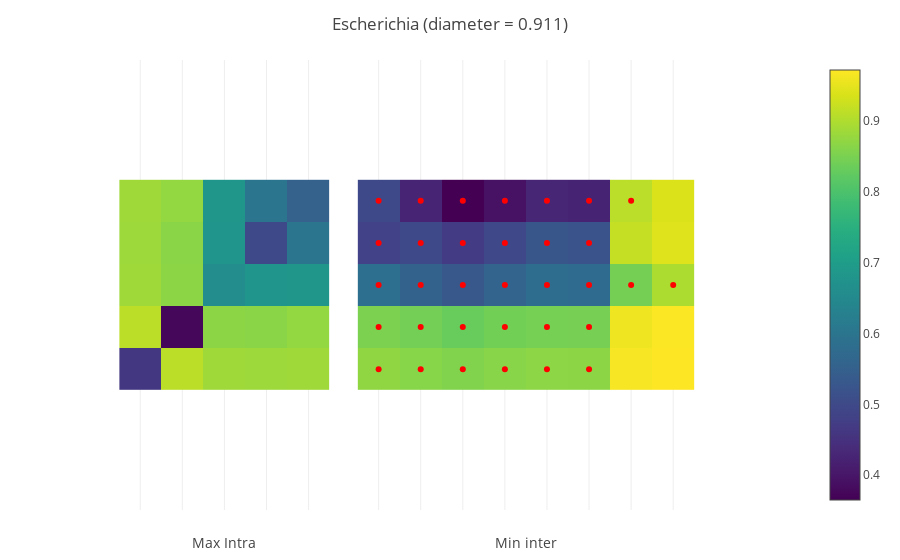
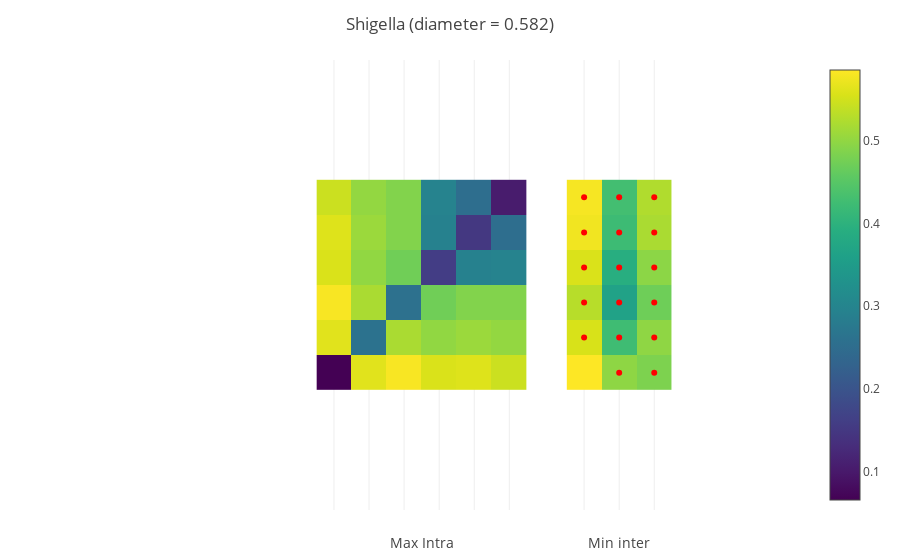

The code cell stored with these charts, in order, in its notebook:
### Code cell
# Escherichia and Shigella
for tid in [149, 161]
    row = lookup_tid(tid)
    plt = overlap_heatmaps(tid)
    saveplot(plt, "$(row.name)-overlap-heatmaps")
    display(plt)
end

### Figure 1 — Plotly figure (JSON) as saved in the notebook; plotly's stock layout.template omitted (floating-point values rounded to 4 significant figures)
{"data": [{"coloraxis": "coloraxis", "line": {"color": "#E41A1C"}, "marker": {"color": "#E41A1C"}, "name": "Max Intra", "type": "heatmap", "x": ["1440 Escherichia albertii", "628 Escherichia fergusonii", "1931 Escherichia coli subgroup 1", "1933 Escherichia coli subgroup 3", "1932 Escherichia coli subgroup 2"], "xaxis": "x", "y": ["1440 Escherichia albertii", "628 Escherichia fergusonii", "1931 Escherichia coli subgroup 1", "1933 Escherichia coli subgroup 3", "1932 Escherichia coli subgroup 2"], "z": [[0.4616, 0.9107, 0.8852, 0.8836, 0.886], [0.9107, 0.3753, 0.8682, 0.8662, 0.8741], [0.8852, 0.8682, 0.6576, 0.6812, 0.6825], [0.8836, 0.8662, 0.6812, 0.4988, 0.6017], [0.886, 0.8741, 0.6825, 0.6017, 0.5529]]}, {"coloraxis": "coloraxis", "line": {"color": "#377EB8"}, "marker": {"color": "#377EB8"}, "name": "Min Inter", "type": "heatmap", "x": ["1924 Shigella dysenteriae subgroup 1", "646 Shigella flexneri", "648 Shigella sonnei", "1922 Shigella boydii subgroup 1", "1923 Shigella boydii subgroup 2", "1925 Shigella dysenteriae subgroup 2", "834 Staphylococcus epidermidis", "832 Staphylococcus aureus"], "xaxis": "x2", "y": ["1440 Escherichia albertii", "628 Escherichia fergusonii", "1931 Escherichia coli subgroup 1", "1933 Escherichia coli subgroup 3", "1932 Escherichia coli subgroup 2"], "z": [[0.8718, 0.8637, 0.8578, 0.8637, 0.869, 0.8676, 0.9667, 0.9724], [0.8526, 0.843, 0.8328, 0.8428, 0.8455, 0.8469, 0.9589, 0.9704], [0.5862, 0.5558, 0.5307, 0.5573, 0.5804, 0.5763, 0.8448, 0.8983], [0.4843, 0.4992, 0.4713, 0.4966, 0.5252, 0.5204, 0.9192, 0.9438], [0.4984, 0.4253, 0.3649, 0.3927, 0.4292, 0.4223, 0.9101, 0.9392]]}, {"hoverinfo": "skip", "line": {"color": "#4DAF4A"}, "marker": {"color": "red"}, "mode": "markers", "type": "scatter", "x": ["646 Shigella flexneri", "648 Shigella sonnei", "1922 Shigella boydii subgroup 1", "1923 Shigella boydii subgroup 2", "1924 Shigella dysenteriae subgroup 1", "1925 Shigella dysenteriae subgroup 2", "646 Shigella flexneri", "648 Shigella sonnei", "1922 Shigella boydii subgroup 1", "1923 Shigella boydii subgroup 2", "1924 Shigella dysenteriae subgroup 1", "1925 Shigella dysenteriae subgroup 2", "646 Shigella flexneri", "648 Shigella sonnei", "1922 Shigella boydii subgroup 1", "1923 Shigella boydii subgroup 2", "1924 Shigella dysenteriae subgroup 1", "1925 Shigella dysenteriae subgroup 2", "646 Shigella flexneri", "648 Shigella sonnei", "834 Staphylococcus epidermidis", "1922 Shigella boydii subgroup 1", "1923 Shigella boydii subgroup 2", "1924 Shigella dysenteriae subgroup 1", "1925 Shigella dysenteriae subgroup 2", "646 Shigella flexneri", "648 Shigella sonnei", "832 Staphylococcus aureus", "834 Staphylococcus epidermidis", "1922 Shigella boydii subgroup 1", "1923 Shigella boydii subgroup 2", "1924 Shigella dysenteriae subgroup 1", "1925 Shigella dysenteriae subgroup 2"], "xaxis": "x2", "y": ["628 Escherichia fergusonii", "628 Escherichia fergusonii", "628 Escherichia fergusonii", "628 Escherichia fergusonii", "628 Escherichia fergusonii", "628 Escherichia fergusonii", "1440 Escherichia albertii", "1440 Escherichia albertii", "1440 Escherichia albertii", "1440 Escherichia albertii", "1440 Escherichia albertii", "1440 Escherichia albertii", "1933 Escherichia coli subgroup 3", "1933 Escherichia coli subgroup 3", "1933 Escherichia coli subgroup 3", "1933 Escherichia coli subgroup 3", "1933 Escherichia coli subgroup 3", "1933 Escherichia coli subgroup 3", "1932 Escherichia coli subgroup 2", "1932 Escherichia coli subgroup 2", "1932 Escherichia coli subgroup 2", "1932 Escherichia coli subgroup 2", "1932 Escherichia coli subgroup 2", "1932 Escherichia coli subgroup 2", "1932 Escherichia coli subgroup 2", "1931 Escherichia coli subgroup 1", "1931 Escherichia coli subgroup 1", "1931 Escherichia coli subgroup 1", "1931 Escherichia coli subgroup 1", "1931 Escherichia coli subgroup 1", "1931 Escherichia coli subgroup 1", "1931 Escherichia coli subgroup 1", "1931 Escherichia coli subgroup 1"]}], "layout": {"autosize": true, "coloraxis": {"colorscale": "Viridis"}, "margin": {"b": 50, "l": 50, "r": 50, "t": 60}, "title": {"text": "Escherichia (diameter = 0.911)"}, "xaxis": {"autorange": true, "constrain": "domain", "constraintoward": "right", "domain": [0.09168, 0.3704], "range": [-0.5, 4.5], "scaleanchor": "y", "showticklabels": false, "ticks": "", "title": {"text": "Max Intra"}, "type": "category"}, "xaxis2": {"autorange": true, "constrain": "domain", "constraintoward": "left", "domain": [0.4074, 0.863], "range": [-0.5867, 7.587], "scaleanchor": "y", "showticklabels": false, "ticks": "", "title": {"text": "Min inter"}, "type": "category"}, "yaxis": {"autorange": true, "domain": [0, 1], "range": [-0.5, 4.5], "type": "category", "visible": false}}}

### Figure 2 — Plotly figure (JSON) as saved in the notebook; plotly's stock layout.template omitted (floating-point values rounded to 4 significant figures)
{"data": [{"coloraxis": "coloraxis", "line": {"color": "#E41A1C"}, "marker": {"color": "#E41A1C"}, "name": "Max Intra", "type": "heatmap", "x": ["1924 Shigella dysenteriae subgroup 1", "646 Shigella flexneri", "648 Shigella sonnei", "1922 Shigella boydii subgroup 1", "1925 Shigella dysenteriae subgroup 2", "1923 Shigella boydii subgroup 2"], "xaxis": "x", "y": ["1924 Shigella dysenteriae subgroup 1", "646 Shigella flexneri", "648 Shigella sonnei", "1922 Shigella boydii subgroup 1", "1925 Shigella dysenteriae subgroup 2", "1923 Shigella boydii subgroup 2"], "z": [[0.06524, 0.5627, 0.5818, 0.5575, 0.5602, 0.546], [0.5627, 0.2614, 0.5206, 0.5005, 0.5088, 0.5021], [0.5818, 0.5206, 0.2581, 0.473, 0.4885, 0.4884], [0.5575, 0.5005, 0.473, 0.1589, 0.293, 0.2969], [0.5602, 0.5088, 0.4885, 0.293, 0.1487, 0.2518], [0.546, 0.5021, 0.4884, 0.2969, 0.2518, 0.1041]]}, {"coloraxis": "coloraxis", "line": {"color": "#377EB8"}, "marker": {"color": "#377EB8"}, "name": "Min Inter", "type": "heatmap", "x": ["1931 Escherichia coli subgroup 1", "1932 Escherichia coli subgroup 2", "1933 Escherichia coli subgroup 3"], "xaxis": "x2", "y": ["1924 Shigella dysenteriae subgroup 1", "646 Shigella flexneri", "648 Shigella sonnei", "1922 Shigella boydii subgroup 1", "1925 Shigella dysenteriae subgroup 2", "1923 Shigella boydii subgroup 2"], "z": [[0.5862, 0.4984, 0.4843], [0.5558, 0.4253, 0.4992], [0.5307, 0.3649, 0.4713], [0.5573, 0.3927, 0.4966], [0.5763, 0.4223, 0.5204], [0.5804, 0.4292, 0.5252]]}, {"hoverinfo": "skip", "line": {"color": "#4DAF4A"}, "marker": {"color": "red"}, "mode": "markers", "type": "scatter", "x": ["1931 Escherichia coli subgroup 1", "1932 Escherichia coli subgroup 2", "1933 Escherichia coli subgroup 3", "1931 Escherichia coli subgroup 1", "1932 Escherichia coli subgroup 2", "1933 Escherichia coli subgroup 3", "1932 Escherichia coli subgroup 2", "1933 Escherichia coli subgroup 3", "1931 Escherichia coli subgroup 1", "1932 Escherichia coli subgroup 2", "1933 Escherichia coli subgroup 3", "1931 Escherichia coli subgroup 1", "1932 Escherichia coli subgroup 2", "1933 Escherichia coli subgroup 3", "1931 Escherichia coli subgroup 1", "1932 Escherichia coli subgroup 2", "1933 Escherichia coli subgroup 3"], "xaxis": "x2", "y": ["646 Shigella flexneri", "646 Shigella flexneri", "646 Shigella flexneri", "648 Shigella sonnei", "648 Shigella sonnei", "648 Shigella sonnei", "1924 Shigella dysenteriae subgroup 1", "1924 Shigella dysenteriae subgroup 1", "1925 Shigella dysenteriae subgroup 2", "1925 Shigella dysenteriae subgroup 2", "1925 Shigella dysenteriae subgroup 2", "1922 Shigella boydii subgroup 1", "1922 Shigella boydii subgroup 1", "1922 Shigella boydii subgroup 1", "1923 Shigella boydii subgroup 2", "1923 Shigella boydii subgroup 2", "1923 Shigella boydii subgroup 2"]}], "layout": {"autosize": true, "coloraxis": {"colorscale": "Viridis"}, "margin": {"b": 50, "l": 50, "r": 50, "t": 60}, "title": {"text": "Shigella (diameter = 0.582)"}, "xaxis": {"autorange": true, "constrain": "domain", "constraintoward": "right", "domain": [0.3529, 0.6316], "range": [-0.5, 5.5], "scaleanchor": "y", "showticklabels": false, "ticks": "", "title": {"text": "Max Intra"}, "type": "category"}, "xaxis2": {"autorange": true, "constrain": "domain", "constraintoward": "left", "domain": [0.6842, 0.8236], "range": [-0.5, 2.5], "scaleanchor": "y", "showticklabels": false, "ticks": "", "title": {"text": "Min inter"}, "type": "category"}, "yaxis": {"autorange": true, "domain": [0, 1], "range": [-0.5, 5.5], "type": "category", "visible": false}}}
